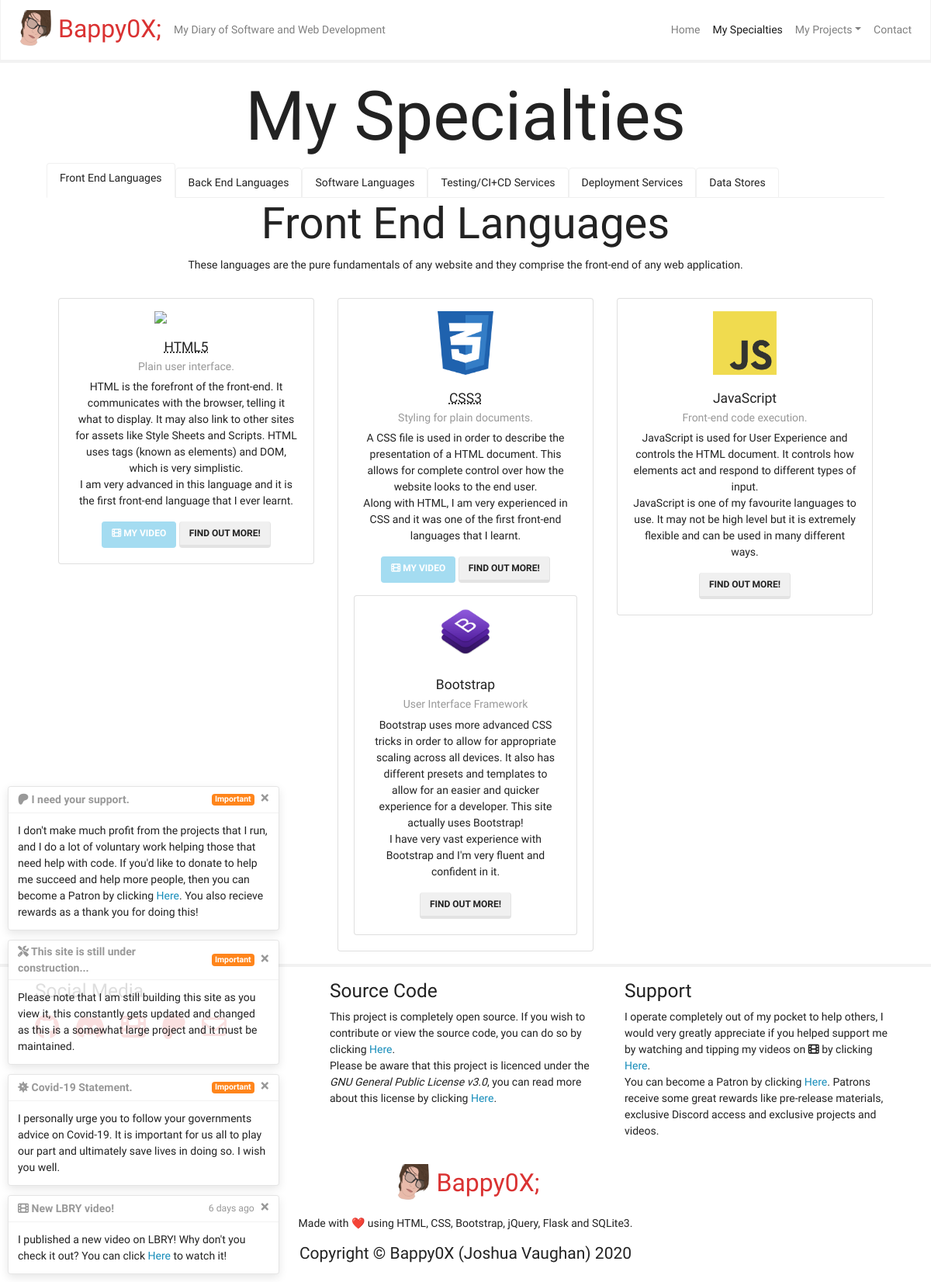
Screenshot of /my-specialties with the database file from the repository.
### static/db/models.py (models this page shows, shortened)
class notifications(db.Model):
    id = db.Column(db.Integer, primary_key=True)
    important = db.Column(db.Boolean)
    timestamp = db.Column(db.DateTime)
    header = db.Column(db.String(120))
    body = db.Column(db.String(120))
    def render():
        notifs = []
        currentTime = datetime.now()
        for i in notifications.query.filter_by(timestamp=None).all() + notifications.query.filter(notifications.timestamp!=None).order_by(notifications.timestamp).limit(4).all():
            if i.timestamp and i.timestamp > currentTime:
                continue
            notifs.append(
                {
                    "id": i.id,
                    "important": i.important,
                    "timestamp": naturaltime(currentTime - i.timestamp) if i.timestamp else None,
                    "header": Markup(i.header),
                    "body": Markup(render_template_string(i.body))
                }
            )
        return notifs

### web.py (the view)
    @app.route("/my-specialties")
    def my_specialties():
        return render_template("pages/my-specialties.html", carousel=False, nav_active="my-specialties", notifications=notifications.render())

### templates/pages/my-specialties.html (shortened to what this page needs)
{% extends "base.html" %}
{% block content %}
<h2 class="display-2 text-center" id="my-specialties">My Specialties</h2>
<ul class="nav nav-tabs">
    <li class="nav-item">
        <a class="nav-link active" data-toggle="tab" href="#front-end-languages">Front End Languages</a>
    </li>
    <li class="nav-item">
        <a class="nav-link" data-toggle="tab" href="#back-end-languages">Back End Languages</a>
    </li>
    <li class="nav-item">
        <a class="nav-link" data-toggle="tab" href="#software-languages">Software Languages</a>
    </li>
    <li class="nav-item">
        <a class="nav-link" data-toggle="tab" href="#testing-services">Testing/CI+CD Services</a>
    </li>
    <li class="nav-item">
        <a class="nav-link" data-toggle="tab" href="#deployment-services">Deployment Services</a>
    </li>
    <li class="nav-item">
        <a class="nav-link" data-toggle="tab" href="#data-stores">Data Stores</a>
    </li>
</ul>
<div class="tab-content">
    <div class="tab-pane fade show active" id="front-end-languages">
        <div class="container-fluid padding">
            <div class="row text-center">
                <div class="col-xs-12 col-sm-12 col-md-12 col-lg-12">
                    <h4 class="display-4">Front End Languages</h4>
                    <p>These languages are the pure fundamentals of any website and they comprise the front-end of any web application.</p>
                </div>
                <div class="col-xs-12 col-sm-6 col-md-4 col-lg-4">
                    <div class="card mt-3">
                        <img src="/static/img/icons/html5.png" class="w-25 mt-3">
                        <div class="card-body">
                            <h5 class="card-title"><abbr title="HyperText Markup Language 5">HTML5</abbr></h5>
                            <h6 class="card-subtitle mb-2 text-muted">Plain user interface.</h6>
                            <p class="card-text">
                                HTML is the forefront of the front-end. It communicates with the browser, telling it what to display. It may also link to other sites for assets like
                                Style Sheets and Scripts. HTML uses tags (known as elements) and DOM, which is very simplistic.<br>I am very advanced in this language and it is the
                                first front-end language that I ever learnt.
                            </p>
                            <a class="btn btn-info disabled" href="{{ url_for('redirect_videos', name='html_beginners') }}" target="_blank" role="button" data-toggle="tooltip" data-placement="bottom" title="Watch my introduction to HTML."><i class="fas fa-film"></i> My Video</a>
                            <a class="btn btn-secondary" href="https://www.w3schools.com/html/default.asp" target="_blank" role="button" data-toggle="tooltip" data-placement="bottom" title="Click here to learn some basic HTML5 skills.">Find out more!</a>
                        </div>
                    </div>
                </div>
                <div class="col-xs-12 col-sm-6 col-md-4 col-lg-4">
                    <div class="card mt-3">
                        <img src="/static/img/icons/css3.png" class="w-25 mt-3">
                        <div class="card-body">
                            <h5 class="card-title"><abbr title="Cascading Style Sheets 3">CSS3</abbr></h5>
                            <h6 class="card-subtitle mb-2 text-muted">Styling for plain documents.</h6>
                            <p class="card-text">
                                A CSS file is used in order to describe the presentation of a HTML document. This allows for complete control over how the website looks to the end
                                user.<br>Along with HTML, I am very experienced in CSS and it was one of the first front-end languages that I learnt.
                            </p>
                            <a class="btn btn-info disabled" href="{{ url_for('redirect_videos', name='css_beginners') }}" target="_blank" role="button" data-toggle="tooltip" data-placement="bottom" title="Watch my introduction to CSS."><i class="fas fa-film"></i> My Video</a>
                            <a class="btn btn-secondary" href="https://www.w3schools.com/css/default.asp" target="_blank" role="button" data-toggle="tooltip" data-placement="bottom" title="Click here to learn some basic CSS3 skills.">Find out more!</a>
                            <div class="card mt-3">
                                <img src="/static/img/icons/bootstrap.png" class="w-25 mt-3">
                                <div class="card-body mt-2">
                                    <h5 class="card-title">Bootstrap</h5>
                                    <h6 class="card-subtitle mb-2 text-muted">User Interface Framework</h6>
                                    <p class="card-text">
                                        Bootstrap uses more advanced CSS tricks in order to allow for appropriate scaling across all devices. It also has different presets and
                                        templates to allow for an easier and quicker experience for a developer. This site actually uses Bootstrap!<br>I have very vast experience
                                        with Bootstrap and I'm very fluent and confident in it.
                                    </p>
                                    <a class="btn btn-secondary" href="https://www.w3schools.com/bootstrap4/default.asp" target="_blank" role="button" data-toggle="tooltip" data-placement="bottom" title="Click here to learn some basic Bootstrap skills.">Find out more!</a>
                                </div>
                            </div>
                        </div>
                    </div>
                </div>
                <div class="col-xs-12 col-sm-12 col-md-4 col-lg-4">
                    <div class="card mt-3">
                        <img src="/static/img/icons/javascript.png" class="w-25 mt-3">
                        <div class="card-body">
                            <h5 class="card-title">JavaScript</h5>
                            <h6 class="card-subtitle mb-2 text-muted">Front-end code execution.</h6>
                            <p class="card-text">
                                JavaScript is used for User Experience and controls the HTML document. It controls how elements act and respond to different types of input.<br>
                                JavaScript is one of my favourite languages to use. It may not be high level but it is extremely flexible and can be used in many different ways.
                            </p>
                            <a class="btn btn-secondary" href="https://www.w3schools.com/js/default.asp" target="_blank" role="button" data-toggle="tooltip" data-placement="bottom" title="Click here to learn some basic JavaScript.">Find out more!</a>
                        </div>
                    </div>
                </div>
            </div>
        </div>
    </div>
</div>
{% endblock %}

### templates/base.html (shortened to what this page needs)
<!DOCTYPE html>
<html>
<head>
    <link rel="stylesheet" href="{{ url_for('static', filename='css/style.css') }}">
    <link rel="stylesheet" href="https://bootswatch.com/4/lumen/bootstrap.min.css">
</head>
<body>
    <nav class="navbar sticky-top navbar-expand-lg navbar-light bg-light mb-3">
        <a class="navbar-brand" href="{{ url_for('index') }}">
            <img src="{{ url_for('static', filename='img/logo.png') }}" width="50" class="d-inline-block align-top mr-2">Bappy0X;
        </a>
        <div class="collapse navbar-collapse" id="navbarNavDropdown">
            <span class="navbar-text">My Diary of Software and Web Development</span>
            <ul class="navbar-nav ml-auto">
                <li class="nav-item {% if nav_active == 'home' %}active{% endif %}">
                    <a class="nav-link" href="{{ url_for('index') }}">Home</a>
                </li>
                <li class="nav-item {% if nav_active == 'my-specialties' %}active{% endif %}">
                    <a class="nav-link" href="{{ url_for('my_specialties') }}">My Specialties</a>
                </li>
                <li class="nav-item dropdown">
                    <a class="nav-link dropdown-toggle" href="#" id="navbarDropdownMenuLink" role="button" data-toggle="dropdown">My Projects</a>
                </li>
                <li class="nav-item {% if nav_active == 'contact' %}active{% endif %}">
                    <a class="nav-link" href="{{ url_for('contact') }}">Contact</a>
                </li>
            </ul>
        </div>
    </nav>
    <div style="position: relative;">
        <div style="position: fixed; bottom: 10px; left: 10px; min-width: 300px; z-index:9999;">
            {% for i in notifications %}
            <div class="toast" role="alert" data-autohide="false">
                <div class="toast-header">
                    <strong class="mr-auto">{{ i["header"] }}</strong>
                    {% if i.get("timestamp") %}<small class="text-muted">{{ i["timestamp"] }}</small>{% endif %}
                    {% if i.get("important") %}<span class="badge badge-warning ml-1">Important</span>{% endif %}
                    <button type="button" class="ml-2 mb-1 close" data-dismiss="toast">
                        <span>&times;</span>
                    </button>
                </div>
                <div class="toast-body">{{ i["body"] }}</div>
            </div>
            {% endfor %}
        </div>
    </div>
    <div class="content">{% block content %}{% endblock %}</div>
    <footer class="footer mt-3 py-3">
        <div class="container">
            <div class="row">
                <div class="col-sm-4">
                    <h3>Social Media</h3>
                    <ul class="footer-social">
                        <li><a href="{{ url_for('redirect_links', name='github') }}"><i class="fab fa-github" data-toggle="tooltip" data-placement="bottom" title="GitHub"></i></a></li>
                        <li><a href="{{ url_for('redirect_links', name='discord') }}"><i class="fab fa-discord" data-toggle="tooltip" data-placement="bottom" title="Discord"></i></a></li>
                        <li><a href="{{ url_for('redirect_links', name='lbry') }}"><i class="fas fa-film" data-toggle="tooltip" data-placement="bottom" title="LBRY"></i></a></li>
                        <li><a href="{{ url_for('redirect_links', name='patreon') }}"><i class="fab fa-patreon" data-toggle="tooltip" data-placement="bottom" title="Patreon"></i></a></li>
                        <li><a href="{{ url_for('redirect_links', name='email') }}" target="_blank"><i class="far fa-envelope" data-toggle="tooltip" data-placement="bottom" title="Email"></i></a></li>
                    </ul>
                </div>
                <div class="col-sm-4">
                    <h3>Source Code</h3>
                    <p>
                        This project is completely open source. If you wish to contribute or view the source code, you can do so by clicking
                        <a href="{{ url_for('redirect_links', name='site-repo') }}" target="_blank">Here</a>.<br>Please be aware that this project is licenced under the
                        <em>GNU General Public License v3.0</em>, you can read more about this license by clicking
                        <a href="{{ url_for('redirect_links', name='site-license') }}" target="_blank">Here</a>.
                    </p>
                </div>
                <div class="col-sm-4">
                    <h3>Support</h3>
                    <p>
                        I operate completely out of my pocket to help others, I would very greatly appreciate if you helped support me by watching and tipping my videos on
                        <i class="fas fa-film" title="LBRY"></i> by clicking <a href="{{ url_for('redirect_links', name='lbry') }}">Here</a>.<br>You can become a Patron by clicking
                        <a href="{{ url_for('redirect_links', name='patreon') }}">Here</a>. Patrons receive some great rewards like pre-release materials, exclusive Discord access and
                        exclusive projects and videos.
                    </p>
                </div>
                <div class="col-12 text-center mt-3">
                    <p class="footer-brand">
                        <img src="{{ url_for('static', filename='img/logo.png') }}" width="50" class="d-inline-block align-top mr-2">Bappy0X;
                    </p>
                    <p>Made with ❤️ using HTML, CSS, Bootstrap, jQuery, Flask and SQLite3.</p>
                    <h4>Copyright © Bappy0X (Joshua Vaughan) 2020</h4>
                </div>
            </div>
        </div>
    </footer>
</body>
</html>

### static/css/style.css (style rules this page uses)
html, body { font-family: "Rajdhani", sans-serif !important; }
.navbar-brand, .footer-brand { color: #da3232 !important; font-size: 2rem !important; }
.content { width: 90vw; margin: auto; }
.card img { align-self: center; }
.footer { border-top: 4px solid #f2f2f2; }
.footer-social { font-size: 2rem; list-style: none; padding-left: 0; }
.footer-social li { float: left; padding: 0 10px; }
.footer-social li:first-child { padding-left: 0; }
.footer-social i { color: #da3232 !important; }

### rows the page displays
notifications: header "I need your support.", shows "Important", body "I don't make much profit from the projects that I run, and I do a lot of voluntary work helping those that need help with code. If you'd like to donate to help me succeed and help more people, then you can become a Patron by clicking Here . You also recieve rewards as a thank you for doing this!"
notifications: header "This site is still under construction...", shows "Important", body "Please note that I am still building this site as you view it, this constantly gets updated and changed as this is a somewhat large project and it must be maintained."
notifications: header "Covid-19 Statement.", shows "Important", body "I personally urge you to follow your governments advice on Covid-19. It is important for us all to play our part and ultimately save lives in doing so. I wish you well."
notifications: header "New LBRY video!", timestamp "6 days ago", body "I published a new video on LBRY! Why don't you check it out? You can click Here to watch it!"
